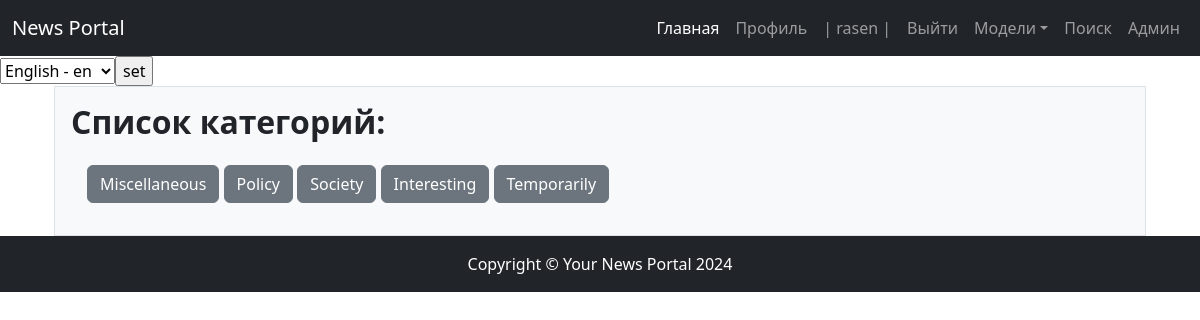
Page /categories/ (signed in) on the committed database.
### news/models.py (models this page shows, shortened)
class Category(models.Model):
    category_name = models.CharField(_('Name of category'), max_length=200, unique=True)
    subscribers = models.ManyToManyField(User, related_name='categories', verbose_name=_('Subscribers'))
    def __str__(self):
        return f'{self.category_name}'
    class Meta:
        verbose_name = _('Category')
        verbose_name_plural = _('Categories')

### news/views/category.py (the view)
# urls.py: path('categories/', CategoryListView.as_view(), name='category_list'),
class CategoryListView(ListView):
    model = Category
    template_name = APP + "categories.html"
    context_object_name = "categories_list"

### news/templates/news/categories.html (shortened to what this page needs)
{% extends 'default.html' %}
{% load i18n %}
{% block content %}
<div class="container d-grid gap-3">
    <div class="p-3 bg-light border">
    <h2><b>{% trans "List of categories" %}:</b></h2>
        <div class="p-3">
            {% for cat in categories_list %}
            <a class="btn btn-secondary" href="{{ cat.id }}" role="button">{{ cat }}</a>
            {% endfor %}
        </div>
    </div>
</div>
{% endblock content %}

### templates/default.html (shortened to what this page needs)
<!DOCTYPE html>
{% load cache %}
{% load i18n %}
<html height: 100%; lang="en" xmlns:height="http://www.w3.org/1999/xhtml" xmlns:margin="http://www.w3.org/1999/xhtml"
      xmlns:min-height="http://www.w3.org/1999/xhtml">
    <head>
        {% load static %}
        <link href="{% static 'news/css/styles.css' %}" rel="stylesheet" />
    </head>
    <body class="d-flex flex-column h-100">
    {% cache 60 header %}
    <header>
        <nav class="navbar navbar-expand-lg navbar-dark bg-dark">
            <div class="container-fluid">
              <a class="navbar-brand" href="#">News Portal</a>
                <div class="collapse navbar-collapse" id="navbarSupportedContent">
                   <ul class="navbar-nav ms-auto mb-2  mb-2 mb-lg-0">
                        <li class="nav-item active"><a class="nav-link active" aria-current="page" href="../">{% translate "Main" %}</a></li>
                        <li class="nav-item"><a class="nav-link" href="/profile/">{% trans "Profile" %}</a></li>
                        <li class="nav-item">{% if user.is_authenticated %}<a class="nav-link active)">| {{ request.user.username }} |</a>{% endif %}</li>
                        <li class="nav-item">{% if user.is_authenticated %}<a class="nav-link" href='{% url "account_logout" %}'>{% trans "Go out" %}</a>{% endif %}</li>
                        <li class="nav-item dropdown">
                            <a class="nav-link dropdown-toggle" href="#" id="navbarDropdown" role="button" data-bs-toggle="dropdown" aria-expanded="false">{% translate "Models" %}</a>
                        </li>
                       <li class="nav-item"><a class="nav-link" href="/news/search/">{% trans "Search" %}</a></li>
                       <li class="nav-item"><a class="nav-link" href="/admin/">{% trans "Admin" %}</a></li>
                   </ul>
                </div>
            </div>
        </nav>
    </header>
{% endcache %}
    <main class="flex-shrink-0">
        <div class="flex-auto">
        <form action="{% url 'set_language' %}" method="POST"> {% csrf_token %}
            <select name="language" id="">
               {% get_available_languages as LANGUAGES %}
               {% get_language_info_list for LANGUAGES as languages %}
               {% for language in languages %}
                <option value="{{ language.code }}" {% if language.code == LANGUAGE_CODE %} selected {% endif %}>
                    {{ language.name_local }} - {{ language.code }}
                </option>
              {% endfor %}
                <input type="submit" value="set">
            </select>
        </form>
        </div>
        <div class="container">
           {% block content %}
           {% endblock %}
        </div>
    </main>
        <footer class="py-3 bg-dark">
            <div class="container px-4"><p class="m-0 text-center text-white fixed-button">Copyright &copy; Your News Portal 2024</p></div>
        </footer>
    </body>
</html>

### rows in the picture
Category: category_name "Miscellaneous"
Category: category_name "Policy"
Category: category_name "Society"
Category: category_name "Interesting"
Category: category_name "Temporarily"

### other values in the picture
{{ request.user.username }} "rasen"
form field language "English - en"
